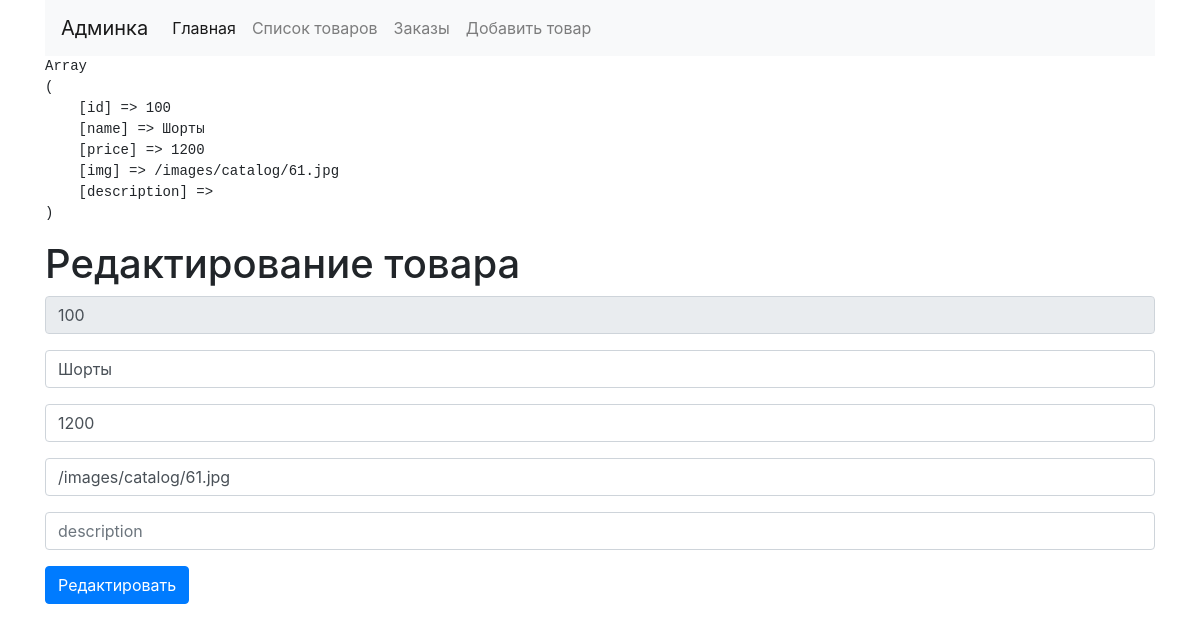
/admin/editproduct.php?id=100, run on the app's committed database.
### tables this page shows
CREATE TABLE IF NOT EXISTS `products` (
  `id` int(11) NOT NULL AUTO_INCREMENT,
  `name` varchar(100) NOT NULL,
  `price` float NOT NULL,
  `img` varchar(255) NOT NULL,
  `description` text NOT NULL,
  PRIMARY KEY (`id`)
);

### admin/editproduct.php (the view, shortened to what this page needs)
<?php
    include('parts/header.php');
    if( !empty($_GET['id']) ){
        $id = $_GET['id'];
        $sql_product = "SELECT * FROM products WHERE id = {$id}";
        $result_product = mysqli_query($link, $sql_product);
        $data_product = mysqli_fetch_assoc($result_product);
    }else{
        header('Location: /admin/products.php');
    }
?>
<div class="row">
    <div class="col-12">
        <h1>Редактирование товара</h1>
        <form method="POST">
            <div class="form-group">
                <input type="text" name="id" readonly value="<?=$data_product['id']?>" class="form-control" placeholder="id">
            </div>
            <div class="form-group">
                <input type="text" name="name" value="<?=$data_product['name']?>" class="form-control" placeholder="name">
            </div>
            <div class="form-group">
                <input type="text" name="price" value="<?=$data_product['price']?>" class="form-control" placeholder="price">
            </div>
            <div class="form-group">
                <input type="text" name="img" value="<?=$data_product['img']?>" class="form-control" placeholder="img">
            </div>
            <div class="form-group">
                <input type="text" name="description" value="<?=$data_product['description']?>" class="form-control" placeholder="description">
            </div>
            <button type="submit" class="btn btn-primary">Редактировать</button>
        </form>
    </div>
</div>
<?php include('parts/footer.php'); ?>

### data on the page
products: id "100", name "Шорты", price "1200", img "/images/catalog/61.jpg"
